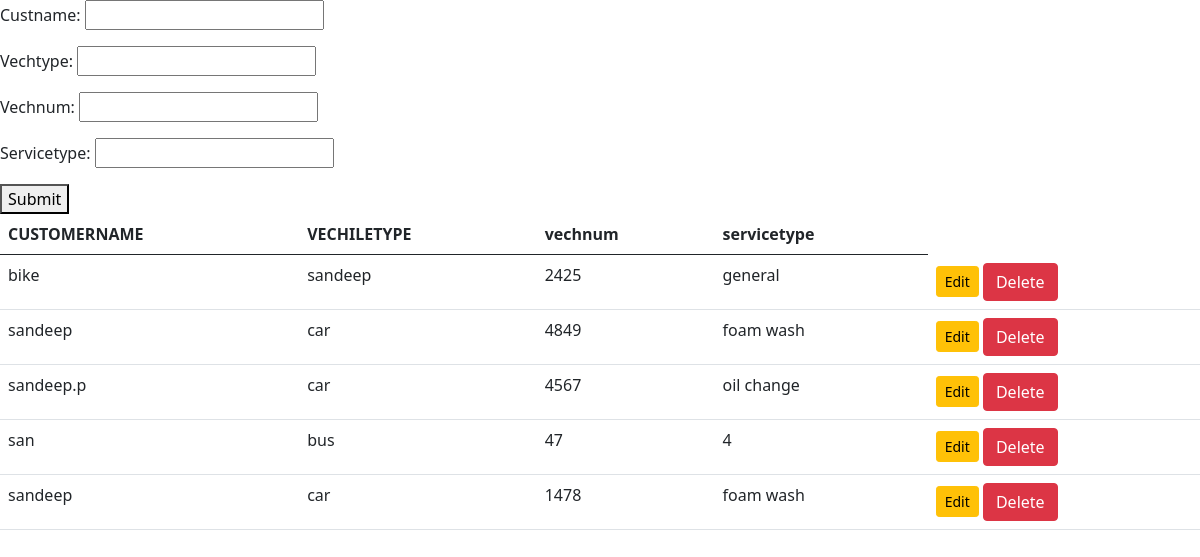
The page / on the database its author committed.
### app1/models.py (models this page shows)
class show(models.Model):
    custname=models.CharField(max_length=50)
    vechtype=models.CharField(max_length=50)
    vechnum=models.IntegerField()
    servicetype=models.CharField(max_length=50)

### app1/views.py (the view)
# urls.py: 2. Add a URL to urlpatterns:  path('', views.home, name='home')
def home(request):
    if request.method == 'POST':
        fm = Fun(request.POST)
        if fm.is_valid():
            custname = fm.cleaned_data['custname']
            vechtype = fm.cleaned_data['vechtype']
            vechnum = fm.cleaned_data['vechnum']
            servicetype = fm.cleaned_data['servicetype']
            reg_data = show(custname=custname, vechtype=vechtype, vechnum=vechnum, servicetype=servicetype)
            reg_data.save()
            messages.success(request, 'You have register successfully')
            fm=Fun()
    else:
        fm = Fun()
    return render(request, 'home.html', {'form': fm, 'shows': show.objects.all()})

### app1/forms.py
class Fun(forms.ModelForm):
    class Meta:
        model = show
        fields = "__all__"

### templates/home.html (shortened to what this page needs)
<!DOCTYPE html>
{% load static %}
<html lang="en">
<head>
    <link href="https://cdn.jsdelivr.net/npm/bootstrap@5.0.2/dist/css/bootstrap.min.css" rel="stylesheet">
</head>
<body>
<form action='' method="POST">
    {{form.as_p}}
    <button type="submit">Submit</button>
</form>
<div>
<table class="table table-hover">
    <thead>
    <tr>
        <th>CUSTOMERNAME</th>
        <th>VECHILETYPE</th>
        <th>vechnum</th>
        <th>servicetype</th>
    </tr>
    </thead><tbody>
{% for i in shows%}
<tr>
    <td>{{i.custname}}</td>
    <td>{{i.vechtype}}</td>
    <td>{{i.vechnum}}</td>
    <td>{{i.servicetype}}</td>
    <td><a href="{% url 'updatedata' i.id %}" class="btn btn-warning btn-sm">Edit</a>
    <form action="{% url 'delete' i.id %}" method="POST" class="d-inline">{% csrf_token %}<button type="submit" class="btn btn-danger">Delete</button></form></td>
</tr>
{% endfor %}
    </tbody>
</table>
    </div>
</body>
</html>

### rows shown on the page
show: custname "bike", vechtype "sandeep", vechnum "2425", servicetype "general"
show: custname "sandeep", vechtype "car", vechnum "4849", servicetype "foam wash"
show: custname "sandeep.p", vechtype "car", vechnum "4567", servicetype "oil change"
show: custname "san", vechtype "bus", vechnum "47", servicetype "4"
show: custname "sandeep", vechtype "car", vechnum "1478", servicetype "foam wash"
